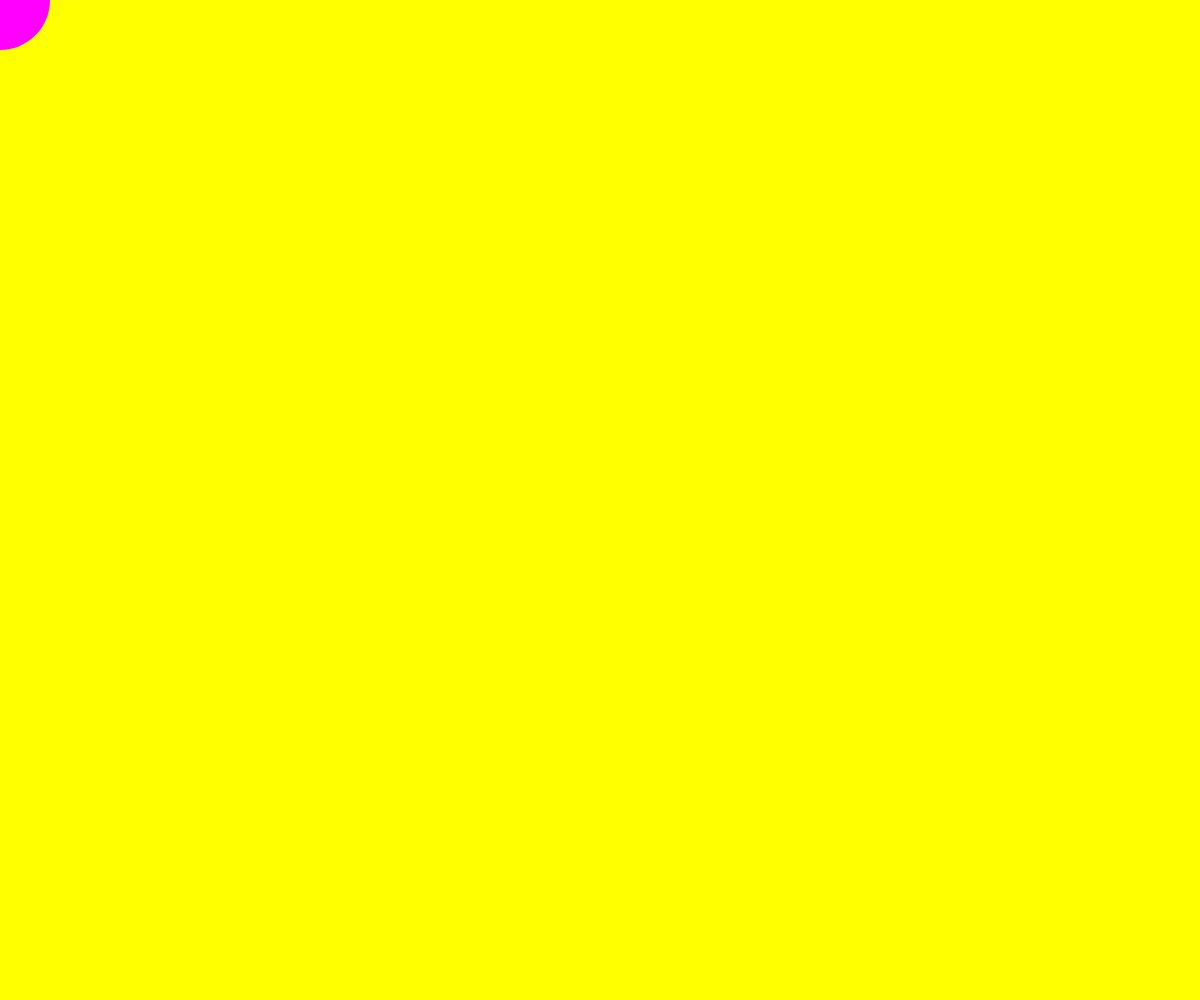
Frame 1 (no input)
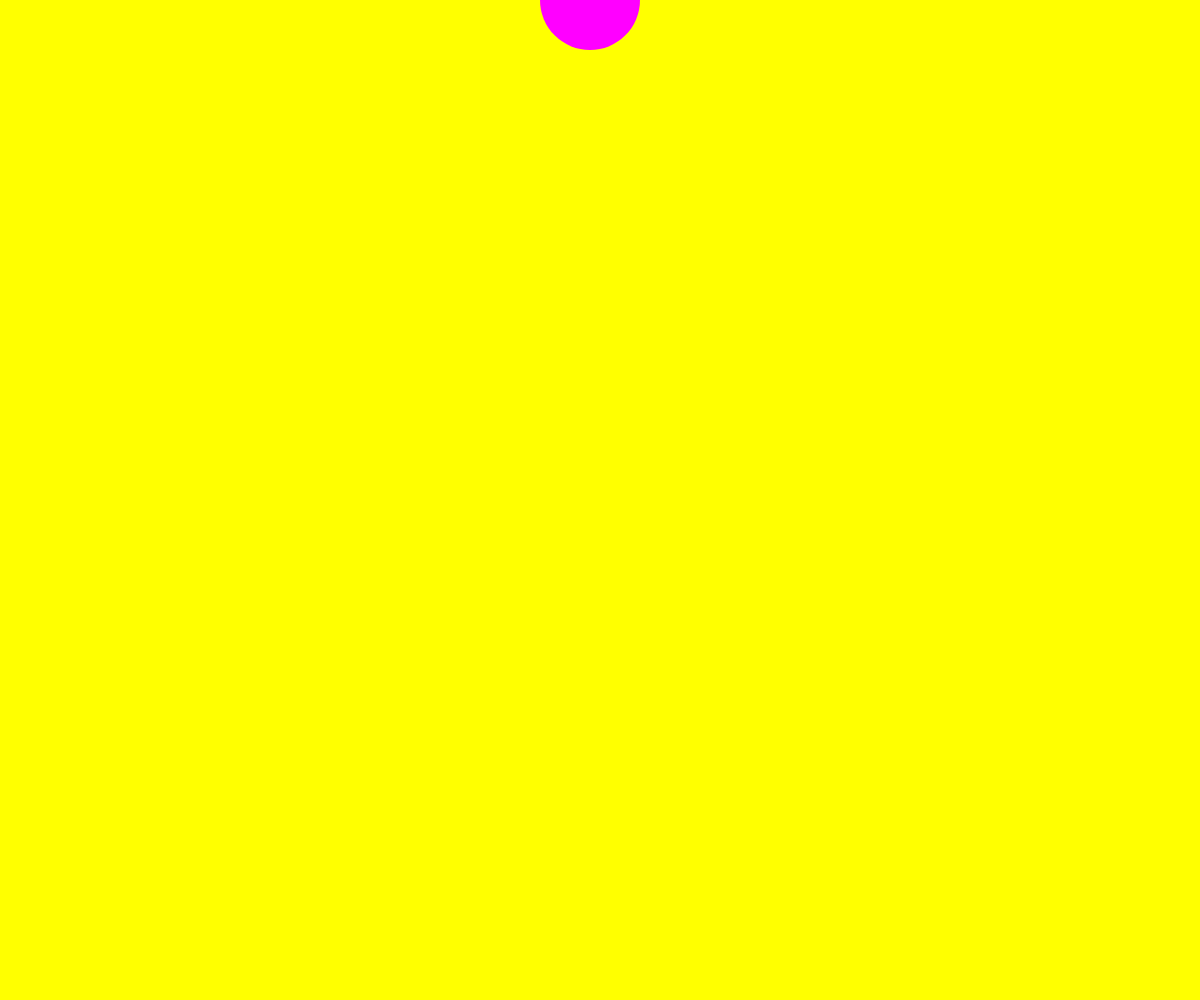
Frame 60 (no input)
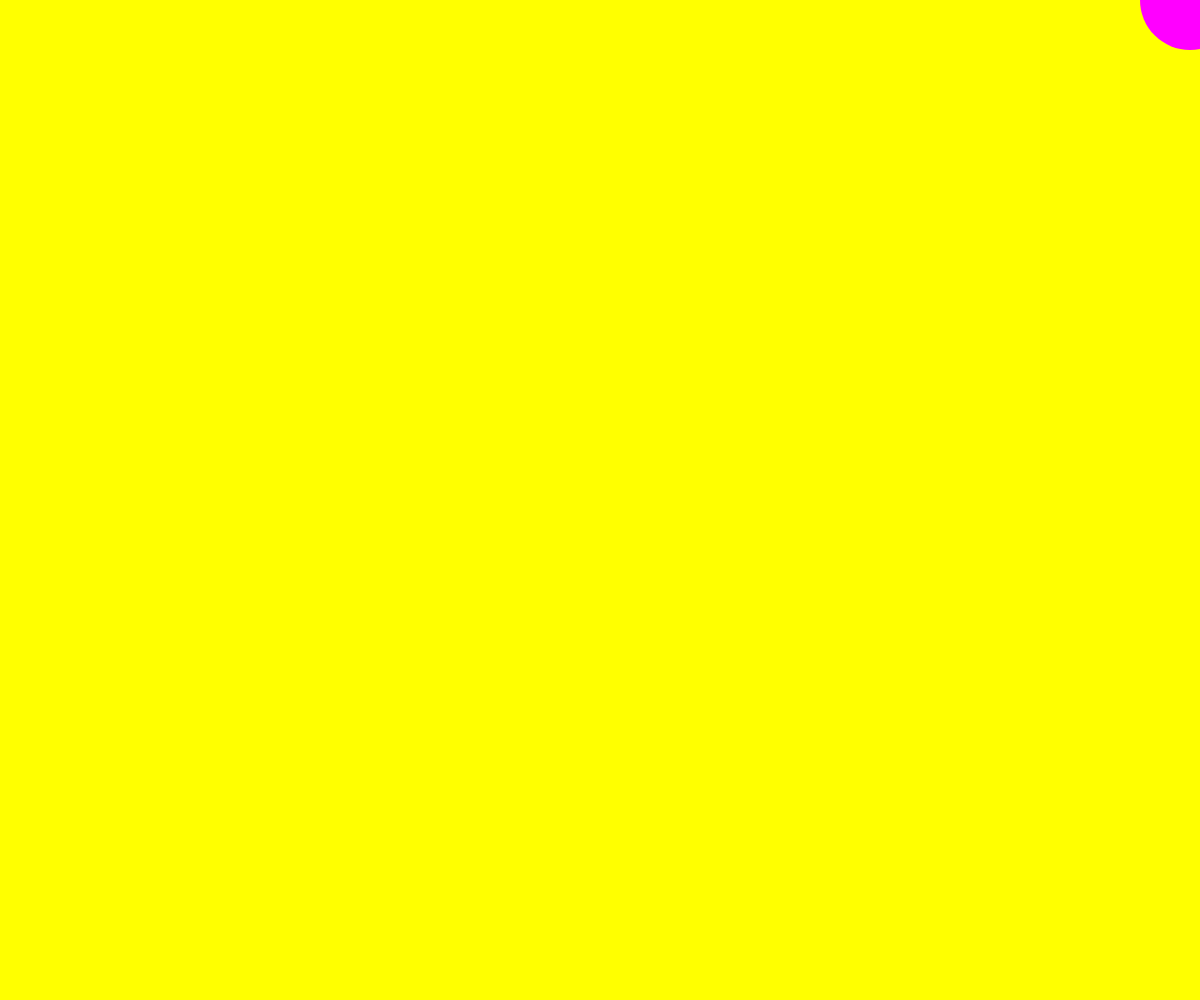
Frame 120 (the mouse pressed at the canvas centre since frame 60)

The p5.js sketch that drew these frames (run headless with seeded random() and noise() and a simulated clock; from frame 60 on, the mouse is pressed at the canvas centre):

// p5.js sketch
// ── sketch.js
var x=0;
var y=0;

function setup() {
  createCanvas(windowWidth, windowHeight);
}

function draw() {
  background(255, 255, 0);
    noStroke();
    fill(255, 0, 255);
  ellipse(x, y, 100, 100);
  x= x+10;

  if(x > width){
      x =0;
      y = y+50;
  }

  console.log(x);
  console.log(y);
}
